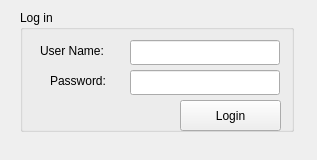
<?xml version="1.0" encoding="UTF-8"?>
<ui version="4.0">
 <class>LoginForm</class>
 <widget class="QWidget" name="LoginForm">
  <property name="geometry">
   <rect>
    <x>0</x>
    <y>0</y>
    <width>317</width>
    <height>160</height>
   </rect>
  </property>
  <property name="windowTitle">
   <string>Form</string>
  </property>
  <widget class="QGroupBox" name="groupBox">
   <property name="geometry">
    <rect>
     <x>20</x>
     <y>10</y>
     <width>274</width>
     <height>122</height>
    </rect>
   </property>
   <property name="locale">
    <locale language="English" country="UnitedStates"/>
   </property>
   <property name="title">
    <string>Log in</string>
   </property>
   <widget class="QLabel" name="label_2">
    <property name="geometry">
     <rect>
      <x>30</x>
      <y>60</y>
      <width>81</width>
      <height>21</height>
     </rect>
    </property>
    <property name="text">
     <string>Password:</string>
    </property>
   </widget>
   <widget class="QLabel" name="label">
    <property name="geometry">
     <rect>
      <x>20</x>
      <y>30</y>
      <width>91</width>
      <height>21</height>
     </rect>
    </property>
    <property name="text">
     <string>User Name: </string>
    </property>
   </widget>
   <widget class="QLineEdit" name="txtPassword">
    <property name="geometry">
     <rect>
      <x>110</x>
      <y>60</y>
      <width>150</width>
      <height>25</height>
     </rect>
    </property>
    <property name="inputMask">
     <string notr="true"/>
    </property>
    <property name="text">
     <string/>
    </property>
    <property name="echoMode">
     <enum>QLineEdit::Password</enum>
    </property>
   </widget>
   <widget class="QLineEdit" name="txtUsername">
    <property name="geometry">
     <rect>
      <x>110</x>
      <y>30</y>
      <width>150</width>
      <height>25</height>
     </rect>
    </property>
    <property name="inputMask">
     <string notr="true"/>
    </property>
    <property name="text">
     <string/>
    </property>
    <property name="echoMode">
     <enum>QLineEdit::Normal</enum>
    </property>
   </widget>
   <widget class="QPushButton" name="btnLogin">
    <property name="geometry">
     <rect>
      <x>160</x>
      <y>90</y>
      <width>101</width>
      <height>31</height>
     </rect>
    </property>
    <property name="text">
     <string>Login</string>
    </property>
   </widget>
  </widget>
 </widget>
 <resources/>
 <connections/>
</ui>
